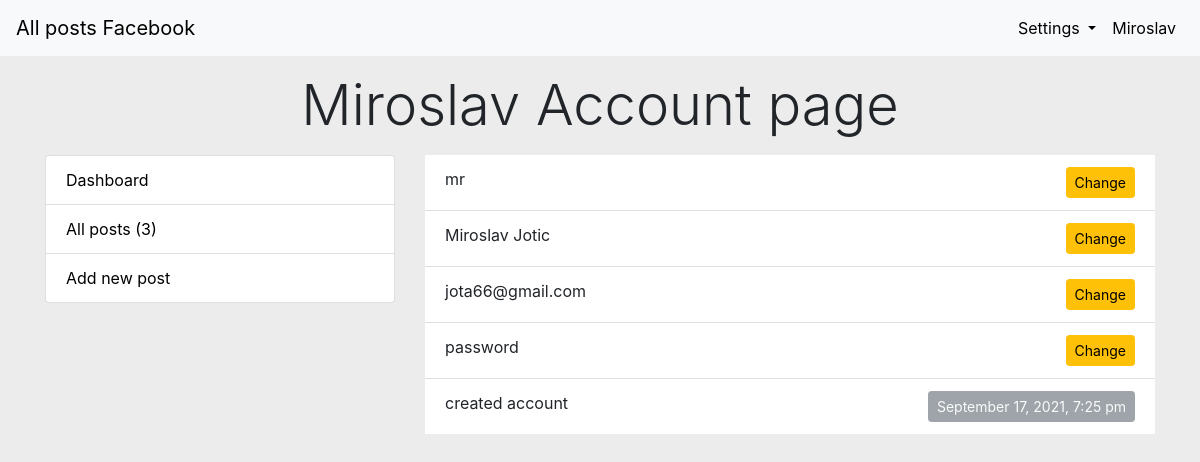
Screenshot of /user/account.php (signed in) with the database file from the repository.
### tables this page shows
CREATE TABLE `users` (
  `id` int(11) NOT NULL,
  `title` varchar(2) NOT NULL,
  `first_name` varchar(255) NOT NULL,
  `last_name` varchar(255) NOT NULL,
  `email` varchar(255) NOT NULL,
  `password` varchar(255) NOT NULL,
  `role` varchar(255) NOT NULL,
  `created_at` timestamp NOT NULL DEFAULT current_timestamp(),
  `updated_at` timestamp NULL DEFAULT NULL
);

### user/account.php (called while the page is built, shortened)
<?php
$user = getUser($_SESSION["id"]);
require('./views/account.view.php');
?>

### core/db_functions.php (called while the page is built, shortened)
<?php
function getUser($id) {
   global $db;
   $sql = $db->prepare("SELECT * FROM users WHERE id = ?");
   $sql->bind_param('i',$id);
   $sql->execute();
   $result = $sql->get_result();
   $user = $result->fetch_assoc();
   return $user;
}

### user/views/account.view.php (the view, shortened to what this page needs)
<?php  require('./views/includes/head.php'); ?>
<?php  require('./views/includes/top_header.php'); ?>
<div class="container">
<h1 class="display-4 text-center m-3"><?php echo $user["first_name"]; ?> Account page</h1>
       <div class="row">
          <div class="col-md-4">
            <?php include('./views/includes/sidebar.php'); ?>
          </div>
           <div class="col-md-8">
           <ul class="list-group list-group-flush">
            <li class="list-group-item"><?php echo $user["title"]; ?><a href="user/change_title.php" class="btn btn-warning btn-sm float-right">Change</a></li>
            <li class="list-group-item"><?php echo $user["first_name"] . " " . $user["last_name"]; ?><a href="user/change_name.php" class="btn btn-warning btn-sm float-right">Change</a></li>
            <li class="list-group-item"><?php echo $user["email"]; ?><a href="user/change_email.php" class="btn btn-warning btn-sm float-right">Change</a></li>
            <li class="list-group-item">password<a href="user/change_password.php" class="btn btn-warning btn-sm float-right">Change</a></li>
            <li class="list-group-item">created account<a href="" class="btn btn-secondary text-light btn-sm float-right disabled"><?php echo date("F j, Y, g:i a",strtotime($user["created_at"])); ?></a></li>
            </ul>
           </div>
       </div>
        </div>
<?php  require('./views/includes/bottom.php'); ?>

### user/views/includes/top_header.php (shortened to what this page needs)
<nav class="navbar navbar-expand-lg navbar-light bg-light">
  <a class="navbar-brand" href="index.php">All posts Facebook</a>
  <div class="collapse navbar-collapse" id="navbarSupportedContent">
    <ul class="navbar-nav ml-auto">
    <li class="nav-item dropdown">
        <a class="nav-link dropdown-toggle" href="#" id="navbarDropdown" role="button" data-toggle="dropdown" aria-haspopup="true" aria-expanded="false">
          Settings
        </a>
      </li>
      <li class="nav-item">
        <a class="nav-link disabled" href="#" tabindex="-1" aria-disabled="true"><?php echo $user["first_name"]; ?></a>
      </li>
    </ul>
  </div>
</nav>

### css/main.css (style rules this page uses)
* { margin: 0; padding: 0; box-sizing: border-box; }
body { background-color: rgb(236, 236, 236)!important; }
a { text-decoration: none!important; color: #000!important; }

### rows the page displays
users: first_name "Miroslav", title "mr", last_name "Jotic", email "jota66@gmail.com", created_at "September 17, 2021, 7:25 pm"

### other values shown
count($posts) "3"
